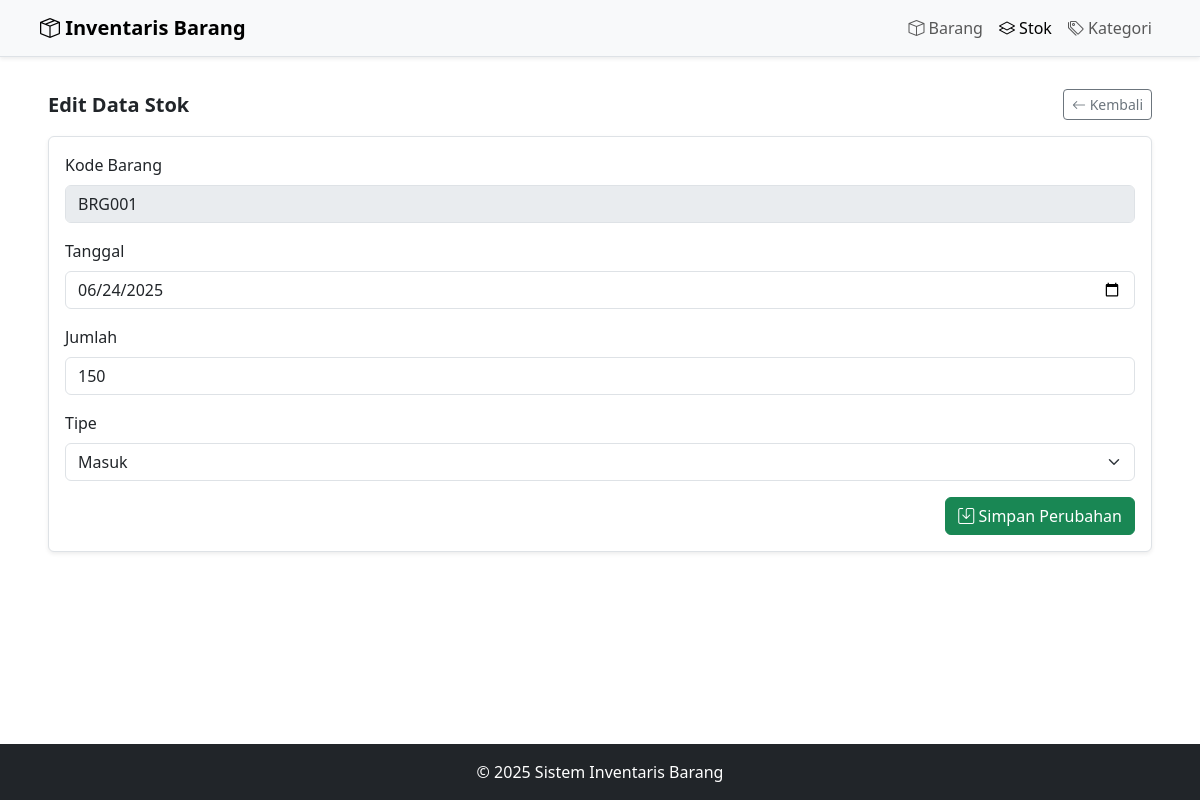
The page /stok/edit.php?id=1 on the database its author committed.
### tables this page shows
CREATE TABLE `stok` (
  `id_stok` int(11) NOT NULL,
  `kode_barang` varchar(10) NOT NULL,
  `tanggal` date NOT NULL,
  `jumlah` int(11) NOT NULL,
  `tipe` enum('masuk','keluar') NOT NULL
);

### stok/edit.php (the view, shortened to what this page needs)
<?php
include '../koneksi.php';
$id = $_GET['id'];
$data = mysqli_fetch_assoc(mysqli_query($conn, "SELECT * FROM stok WHERE id_stok = $id"));
?>
<!DOCTYPE html>
<html lang="id">
<head>
  <link href="https://cdn.jsdelivr.net/npm/bootstrap@5.3.3/dist/css/bootstrap.min.css" rel="stylesheet">
  <link href="https://cdn.jsdelivr.net/npm/bootstrap-icons@1.10.5/font/bootstrap-icons.css" rel="stylesheet">
</head>
<body>
<nav class="navbar navbar-expand-lg bg-light text-dark shadow-sm border-bottom px-2 mb-3 px-md-4">
    <div class="container-fluid px-3">
        <a class="navbar-brand fw-bold" href="../index.php"><i class="bi bi-box-seam"></i> Inventaris Barang</a>
        <div class="collapse navbar-collapse" id="navbarNav">
            <ul class="navbar-nav ms-auto">
                <li class="nav-item"><a class="nav-link" href="../index.php"><i class="bi bi-box"></i> Barang</a></li>
                <li class="nav-item"><a class="nav-link active" href="index.php"><i class="bi bi-layers"></i> Stok</a></li>
                <li class="nav-item"><a class="nav-link" href="../kategori/index.php"><i class="bi bi-tags"></i> Kategori</a></li>
            </ul>
        </div>
    </div>
</nav>
<main class="container-fluid px-4 px-md-5 mb-4 mt-3">
    <div class="d-flex justify-content-between align-items-center mb-3">
        <h5 class="mb-0 text-dark fw-semibold">Edit Data Stok</h5>
        <a href="index.php" class="btn btn-sm btn-outline-secondary"><i class="bi bi-arrow-left"></i> Kembali</a>
    </div>
    <div class="card shadow-sm border">
        <div class="card-body">
            <form method="POST">
                <div class="mb-3">
                    <label class="form-label">Kode Barang</label>
                    <input type="text" value="<?= $data['kode_barang'] ?>" class="form-control" disabled>
                </div>
                <div class="mb-3">
                    <label class="form-label">Tanggal</label>
                    <input type="date" name="tanggal" class="form-control" value="<?= $data['tanggal'] ?>" required>
                </div>
                <div class="mb-3">
                    <label class="form-label">Jumlah</label>
                    <input type="number" name="jumlah" class="form-control" value="<?= $data['jumlah'] ?>" required>
                </div>
                <div class="mb-3">
                    <label class="form-label">Tipe</label>
                    <select name="tipe" class="form-select" required>
                        <option value="masuk" <?= $data['tipe'] == 'masuk' ? 'selected' : '' ?>>Masuk</option>
                    </select>
                </div>
                <div class="d-flex justify-content-end">
                    <button type="submit" name="update" class="btn btn-success">
                        <i class="bi bi-save"></i> Simpan Perubahan
                    </button>
                </div>
            </form>
        </div>
    </div>
</main>
<footer class="bg-dark text-white text-center py-3 mt-auto">
    <p class="mb-0">&copy; <?= date('Y') ?> Sistem Inventaris Barang</p>
</footer>
</body>
</html>

### stok/edit.php (style rules this page uses)
html, body { height: 100%; }
body { display: flex; flex-direction: column; }
main { flex: 1; }

### rows shown on the page
stok: kode_barang "BRG001", tanggal "06/24/2025", jumlah "150", tipe "Masuk"
